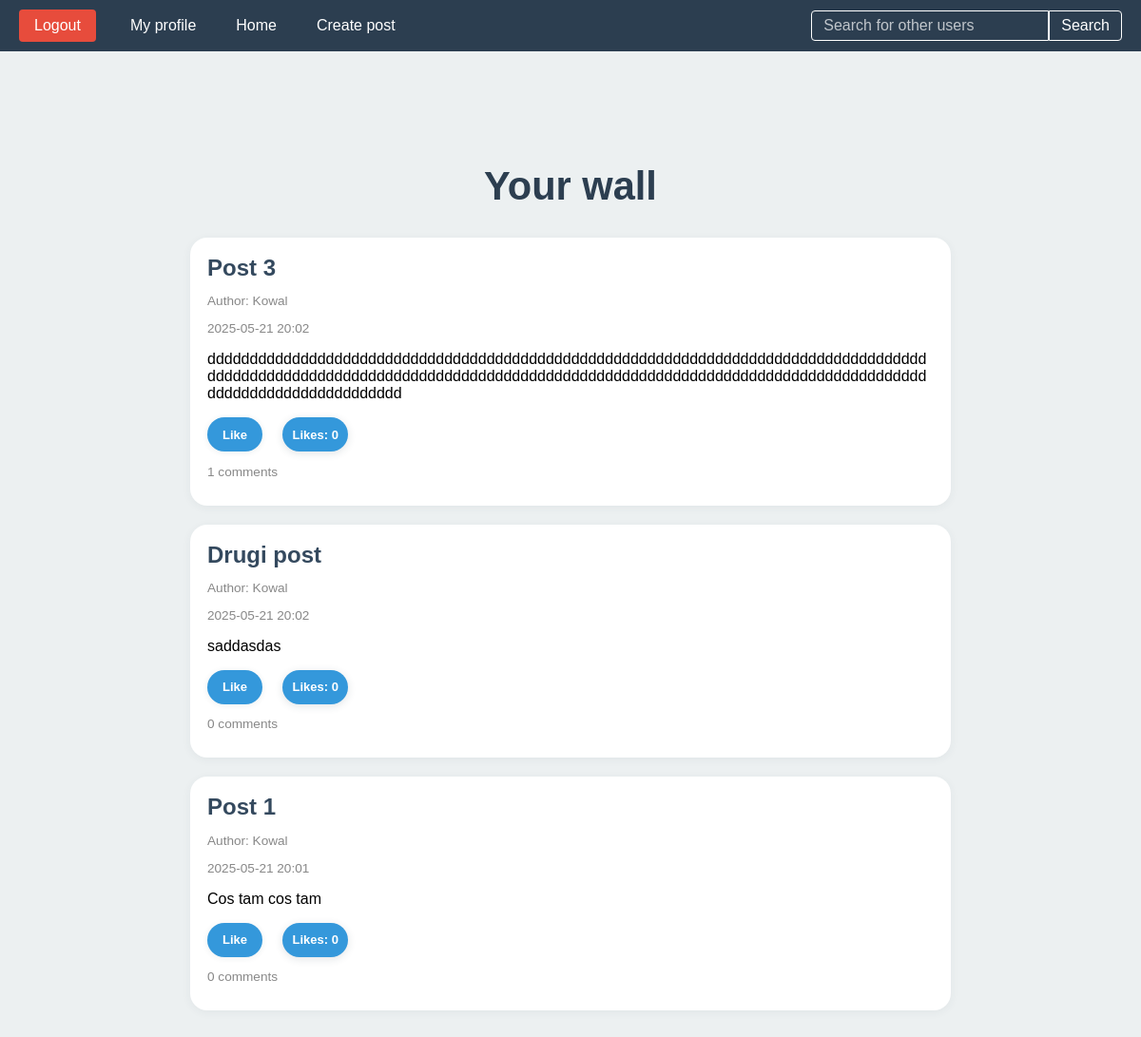
The page /homepage/ (signed in) on the database its author committed.
### post/models.py (models this page shows, shortened)
class Post(models.Model):
    user = models.ForeignKey(User, on_delete=models.CASCADE)
    title = models.CharField(max_length= 250)
    likes = models.ManyToManyField(User, related_name='Post_likes')
    slug = models.SlugField(null = False,default='')
    content = models.TextField(null=False)
    date_posted = models.DateTimeField(auto_now_add=True)
    class Meta:
        unique_together = ('user', 'slug')
    def get_absolute_url(self):
        return reverse('post_detail', kwargs={'id':self.id, 'slug': self.slug})

### user/views.py (the view)
# urls.py: path('homepage/', homepage, name='homepage'),
@login_required
def homepage(request):
    followed_profiles =  request.user.profile.follows.all()
    followed_users = [u.user for u in followed_profiles]
    posts = Post.objects.filter(user__in=followed_users).order_by('-date_posted')
    return render(request, 'homepage.html', {'posts':posts})

### templates/homepage.html (shortened to what this page needs)
{% extends "base.html" %}
{% load static %}
{% block head %}
    <link rel="stylesheet" href="{% static 'profile.css' %}">
    <link rel="stylesheet" href="{% static 'likes.css' %}">
{% endblock %}
{% block content %}
    <div class="home-container">
        <h1>Your wall</h1>
        {% if posts %}
            <div class="posts-container">
                {% for post in posts %}
                    <div class="post-card">
                        <h2 class="post-title">
                            <a href="{{ post.get_absolute_url }}">{{ post.title }}</a>
                        </h2>
                        <p class="post-author">Author: {{ post.user.username }}</p>
                        <p class="post-date">{{ post.date_posted|date:"Y-m-d H:i" }}</p>
                        <p>{{ post.content }}</p>
                        <form method="post" action="{% url 'like_post' post.id %}" style="display:inline;">
                            {% if user in post.likes.all %}
                                <button type="submit" class="unlike-btn">Unlike</button>
                            {% else %}
                                <button type="submit" class="like-btn">Like</button>
                            {% endif %}
                            <span class="likes-badge" id="likes-badge-{{ post.id }}">Likes: {{ post.likes.count }}</span>
                        </form>
                        {% if post.comment_set %}
                            <p class="post-author">{{ post.comment_set.count }} comments</p>
                        {% else %}
                            <p class="post-author">This post has no comments yet. Be the first to comment!</p>
                        {% endif %}
                    </div>
                {% endfor %}
            </div>
        {% else %}
            <div class="empty-state">
                <p>You aren’t following anyone.</p>
            </div>
        {% endif %}
    </div>
{% endblock %}

### static/base.css (style rules this page uses)
body { margin: 0; padding: 0; font-family: Arial, sans-serif; display: flex; flex-direction: column; min-height: 100vh; background-color: #f5f6fa; }

### static/profile.css (style rules this page uses)
.home-container { max-width: 800px; margin: 40px auto; padding: 20px; position: relative; text-align: center; }
.home-container h1 { text-align: center; color: #2c3e50; margin-bottom: 20px; display: block; font-size: 2.6rem; font-weight: bold; }
.posts-container { margin-top: 30px; display: flex; flex-direction: column; gap: 20px; }
.post-card { background-color: #fff; border-radius: 18px; box-shadow: 0 2px 10px rgba(44, 62, 80, 0.06); padding: 18px; text-align: left; margin-bottom: 0; }
.post-card h2 { margin: 0 0 10px; color: #34495e; }
.post-card .post-title a { color: inherit; text-decoration: none; display: block; }
.post-card p { overflow-wrap: break-word; white-space: pre-wrap; }
.post-author, .post-date { font-size: 0.85em; color: #888; margin-bottom: 10px; }

### static/likes.css (style rules this page uses)
.like-btn, .unlike-btn { padding: 6px 16px; border-radius: 22px; font-size: 13px; border: none; cursor: pointer; font-weight: 600; margin-right: 10px; transition: background 0.25s, color 0.25s; box-shadow: 0 1px 6px rgba(44, 62, 80, 0.09); color: #fff; height: 36px; display: inline-flex; align-items: center; }
.like-btn { background: #3498db; }
.likes-badge { display: inline-flex; align-items: center; justify-content: center; min-width: 24px; height: 36px; padding: 0 10px; background: #3498db; color: #fff; font-weight: 700; border-radius: 18px; font-size: 13px; margin-left: 7px; box-shadow: 0 2px 8px rgba(44, 62, 80, 0.14); transition: transform 0.18s cubic-bezier(0.43,1.65,0.49,1.03); user-select: none; }

### rows shown on the page
Post: title "Post 3", user.username "Kowal", date_posted "2025-05-21 20:02", content "ddddddddddddddddddddddddddddddddddddddddddddddddddddddddddddddddddddddddddddddddddddddddddddddddddddddddddddddddddddddddddddddddddddddddddddddddddddddddddddddddddddddddddddddddddddddddddddddddd", shows "Like", likes.count "0", comment_set.count "1"
Post: title "Drugi post", user.username "Kowal", date_posted "2025-05-21 20:02", content "saddasdas", shows "Like", likes.count "0", comment_set.count "0"
Post: title "Post 1", user.username "Kowal", date_posted "2025-05-21 20:01", content "Cos tam cos tam", shows "Like", likes.count "0", comment_set.count "0"
